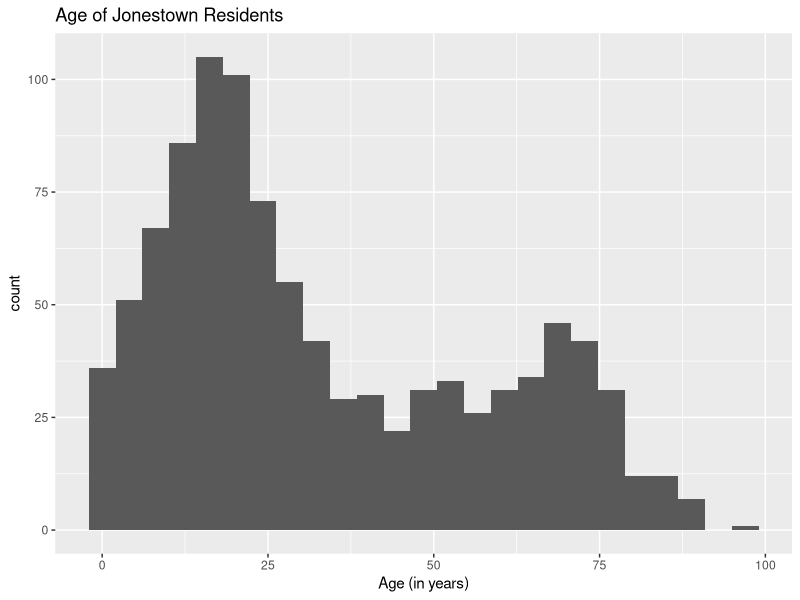
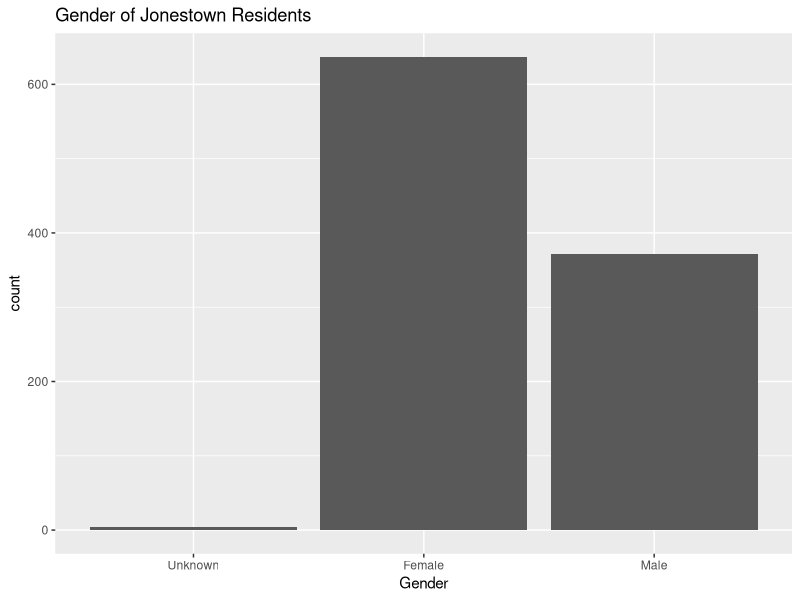
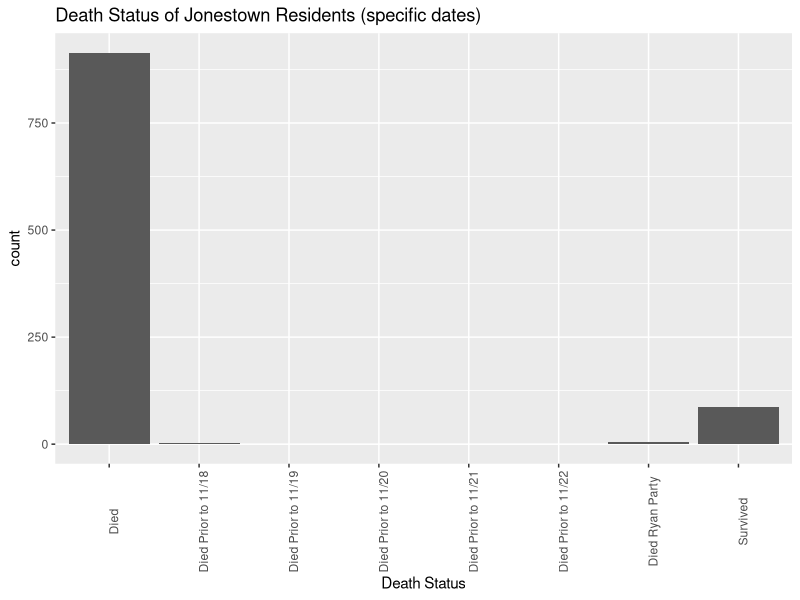
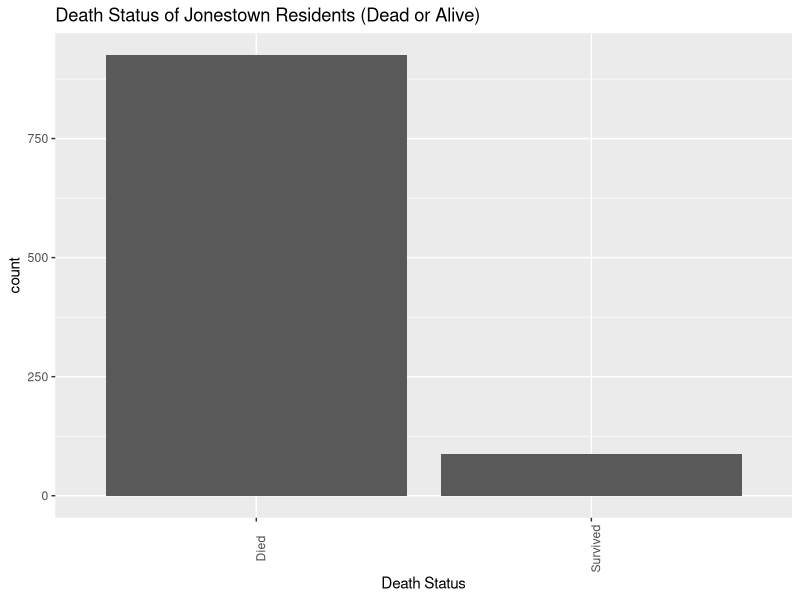
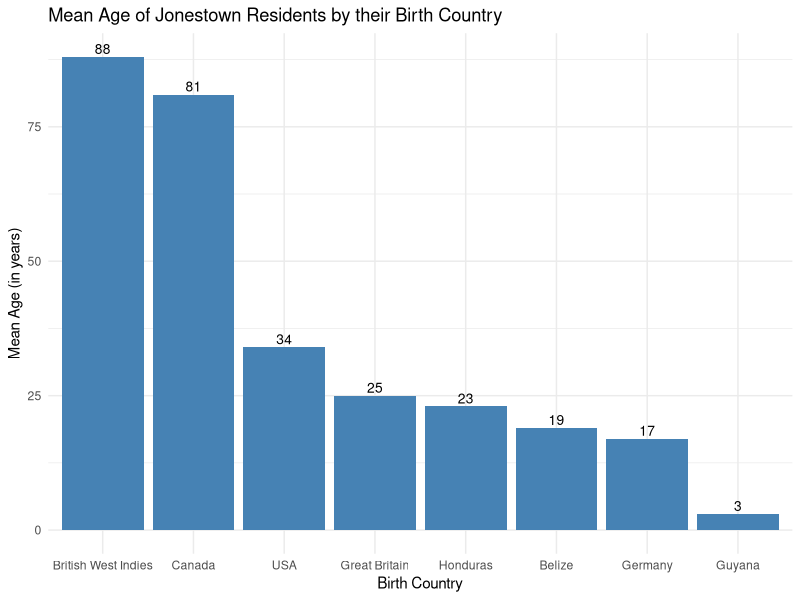
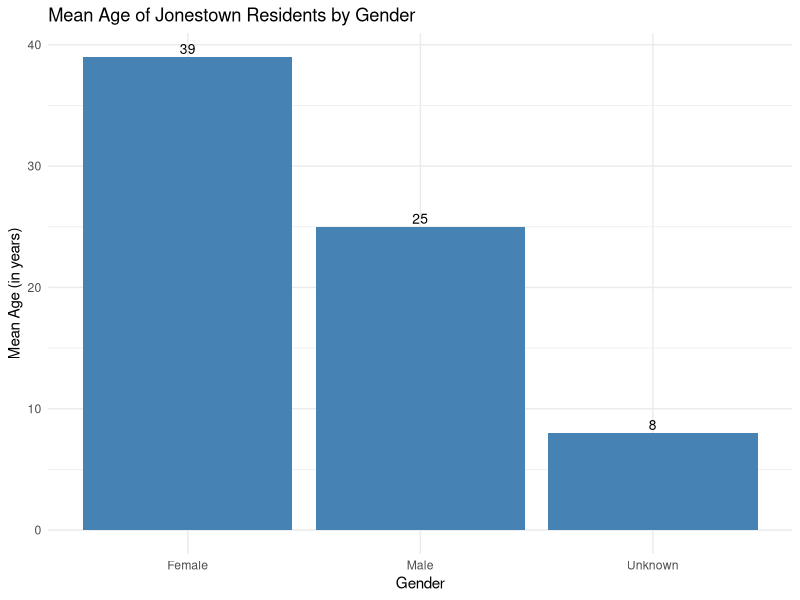
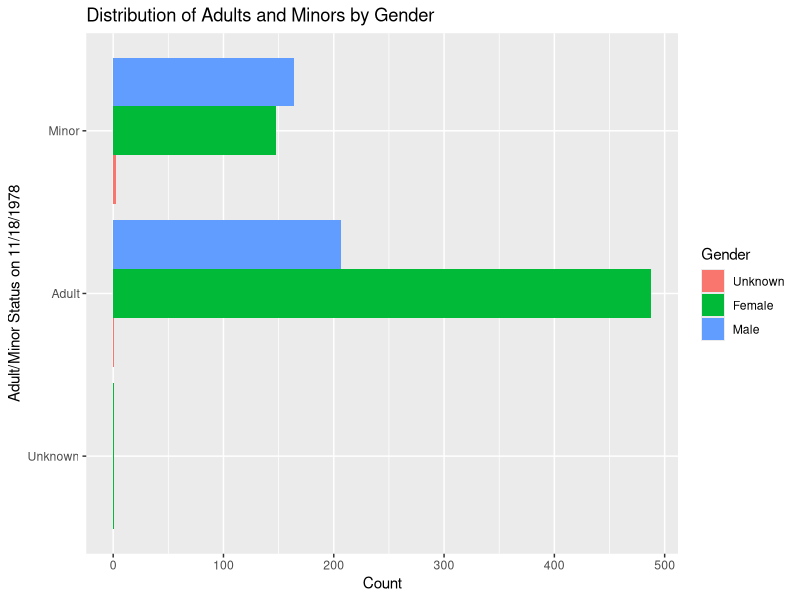
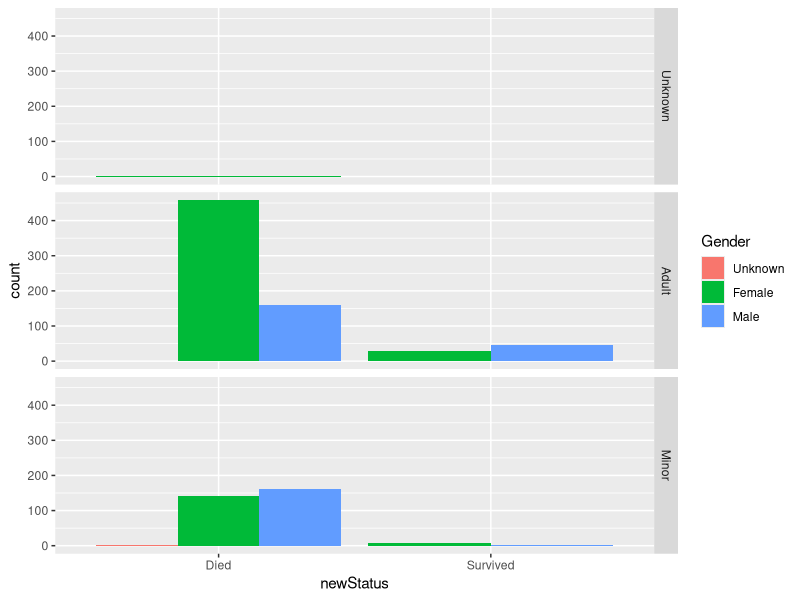

Reproduce these figures in R, in order. (Note: this script raises an error after producing the figures.)
## ---- chunk 1
library(tidyverse)
## ---- chunk 2
jonestown <- read.csv(file = "data/Jonestown.csv")
## ---- chunk 3
summary(jonestown$Age)
# histogram of age variable
ageHist <- ggplot(data = jonestown, aes(x = Age)) +
  geom_histogram(bins = 25) +
  ggtitle("Age of Jonestown Residents") +
  xlab("Age (in years)")
ageHist
## ---- chunk 4
# relabeling gender variable
jonestown$Gender <- fct_collapse(jonestown$Gender,
                                 "Unknown" = c("","u"),
                                 "Female" = "f",
                                 "Male" = "m")

# bar plot of gender
ggplot(data = jonestown, aes(x = Gender)) +
  geom_bar() +
  ggtitle("Gender of Jonestown Residents") +
  xlab("Gender")
## ---- chunk 5
# bar plot: death status counts (specific dates of death)
ggplot(data = jonestown, aes(x = Status)) +
  geom_bar() +
  ggtitle("Death Status of Jonestown Residents (specific dates)") +
  xlab("Death Status") +
  theme(axis.text.x = element_text(angle = 90))


# Collapsing all residents listed as dead in dataset as "Died"
newStatus <- fct_collapse(jonestown$Status,
                          Died = c("Died","Died Prior to 11/18","Died Prior to 11/19","Died Prior to 11/20","Died Prior to 11/21","Died Prior to 11/22","Died Ryan Party"),
                          Survived = "Survived")

# bar plot: death status counts (dead or alive)
ggplot(data = jonestown, aes(x = newStatus)) +
  geom_bar() +
  ggtitle("Death Status of Jonestown Residents (Dead or Alive)") +
  xlab("Death Status") +
  theme(axis.text.x = element_text(angle = 90))
## ---- chunk 6
# calculating number of residents per birth country
table(jonestown$BirthCountry)
mean(jonestown$Age, na.rm = TRUE) # mean age of Jonestown residents on 11/18/1978

# bar plot: mean age of jonestown resident by birth country
ageByPOB <- jonestown %>%
  group_by(BirthCountry) %>%
  summarise(mean_age = round(mean(Age, na.rm = TRUE), digits = 0)) %>%
  ggplot(aes(x= reorder(BirthCountry, -mean_age), y=mean_age)) +
    geom_bar(stat = "identity", fill = "steelblue")+
    geom_text(aes(label=mean_age), vjust=-0.3, size=3.5)+
    theme_minimal() +
    ggtitle("Mean Age of Jonestown Residents by their Birth Country") +
    ylab("Mean Age (in years)") +
    xlab("Birth Country")
ageByPOB
## ---- chunk 7
t <- table(jonestown$BirthCountry, jonestown$Gender)

# Percentages of Males, Females, and Unknown Gender Residents by Country
prop.table(t,1)
## ---- chunk 8
t2 <- table(jonestown$BirthCountry, newStatus)

# Death Status Percentages by Country
prop.table(t2,1)
## ---- chunk 9
# bar plot: mean age of jonestown residents by gender
jonestown %>%
  group_by(Gender) %>%
  summarise(mean_age = round(mean(Age, na.rm = TRUE), digits = 0)) %>%
  ggplot(aes(x=reorder(Gender, -mean_age), y=mean_age)) +
    geom_bar(stat = "identity", fill = "steelblue")+
    geom_text(aes(label=mean_age), vjust=-0.3, size=3.5)+
    theme_minimal() +
    ggtitle("Mean Age of Jonestown Residents by Gender") +
    ylab("Mean Age (in years)") +
    xlab("Gender")
## ---- chunk 10
# label blank values as "unknown"
jonestown$AdultMinor <- fct_collapse(jonestown$AdultMinor,
                                     "Unknown" = "")

# bar plot showing number of adults and minors by gender
ggplot(jonestown, aes(x = AdultMinor, fill = Gender)) +
    geom_bar(position = position_dodge()) +
    coord_flip() +
    ggtitle("Distribution of Adults and Minors by Gender") +
    ylab("Count") +
    xlab("Adult/Minor Status on 11/18/1978") +
    labs(fill = "Gender")
## ---- chunk 11
# bar plot: count of each gender by death status, separated by adult/minor status
ggplot(data=jonestown, aes(x = newStatus, fill = Gender)) +
  geom_bar(stat = "count", position = position_dodge()) +
  facet_grid(AdultMinor ~ .)
## ---- chunk 12
# num days spent in Guyana total
jonestown$daysSpent <- as.numeric(as.Date("1978-11-18") - jonestown$GuyanaEntry)

# box plots of length of time spent in Guyana by death status
ggplot(data = jonestown, aes(x = newStatus, y = daysSpent)) +
  geom_boxplot() +
  ggtitle("Length of Time Spent in Guyana vs Death Status") +
  xlab("Death Status") +
  ylab("Length of time in Guyana (in days)")
## ---- chunk 13
f <- table(jonestown$Location, newStatus)

# Location on 11/18/1978 vs death status
prop.table(f,1)
# Most residents not in Jonestown, Guyana on 11/18/1978 survived
## ---- chunk 14
# collapsing JTResidence into general types
# e.g. Cottage 1 and Cottage 2 are now "Cottage"
jonestown$JTResidence <- fct_collapse(jonestown$JTResidence,
                                    "Not Known" = c("","Not Known"))
jonestown$genRes <- trimws(gsub('[[:digit:]]+', '', jonestown$JTResidence))
jonestown$genRes <- fct_collapse(jonestown$genRes,
                                 "Cottage" = c("Cottage", "Cottage C"))

# percentage bar plot of jonestown residence type vs death status
ggplot(data = jonestown, aes(x = genRes, fill = newStatus)) +
  geom_bar(position = "fill") +
  ggtitle("Jonestown Residence vs Death Status") +
  xlab("Jonestown Residence Type") +
  theme(axis.text.x = element_text(angle = 90)) +
  ylab("Percentage of Residents Died/Survived") +
  labs(fill = "Death Status")
## ---- chunk 15
# bar plots of jonestown residence vs death status, separated by gender
ggplot(data=jonestown, aes(x = genRes, fill = newStatus)) +
  geom_bar(stat = "count", position = position_dodge()) +
  facet_grid(Gender ~ .) +
  theme(axis.text.x = element_text(angle = 90)) +
  ggtitle("Jonestown Residence vs Death Status by Gender") +
  xlab("Jonestown Residence Type") +
  ylab("Count of Residents Died/Survived") +
  labs(fill = "Death Status")
## ---- chunk 16
# histogram of age
ageHist
## ---- chunk 17
# not very useful, most from USA
ggplot(data = jonestown, aes(x = BirthCountry)) +
  geom_bar(stat = "count")

prop.table(table(jonestown$BirthCountry))
# USA overwhelming majority, next largest proportion is Guyana at 2%
## ---- chunk 18
ggplot(data = jonestown, aes(x = BirthState)) +
  geom_bar(stat = "count") +
  ggtitle("Number of Residents per Birth State") +
  xlab("Birth State")

prop.table(table(jonestown$BirthState))
table(jonestown$BirthState)
# highest proportions from CA, TX; lowest from AZ, DE, MA, NB, OR, RI, WI, WY
## ---- chunk 19
# bar plot of mean age of residents by their Jonestown Residence type
jonestown %>%
  group_by(genRes) %>%
  summarise(mean_age = round(mean(Age, na.rm = TRUE), digits = 0)) %>%
  ggplot(aes(x=reorder(genRes, -mean_age), y=mean_age)) +
    geom_bar(stat = "identity", fill = "steelblue")+
    geom_text(aes(label=mean_age), vjust=-0.3, size=3.5)+
    theme_minimal() +
    ggtitle("Mean Age of Residents per Residence Type") +
    ylab("Mean Age (in years)") +
    xlab("Jonestown Residence Type")
## ---- chunk 20
ageByPOB # bar plot made earlier in analysis
## ---- chunk 21
# bar plot of mean age of US residents by birth state
ageByState <- jonestown %>%
  group_by(BirthState) %>%
  summarise(mean_age = round(mean(Age, na.rm = TRUE), digits = 0)) %>%
  ggplot(aes(x=reorder(BirthState, -mean_age), y=mean_age)) +
    geom_bar(stat = "identity", fill = "steelblue")+
    geom_text(aes(label=mean_age), vjust=-0.3, size=3.5)+
    theme_minimal() +
    ggtitle("Mean Age of Jonestown Residents by their Birth State") +
    ylab("Mean Age (in years)") +
    xlab("Birth State") +
    theme(axis.text.x = element_text(angle = 90))
ageByState
